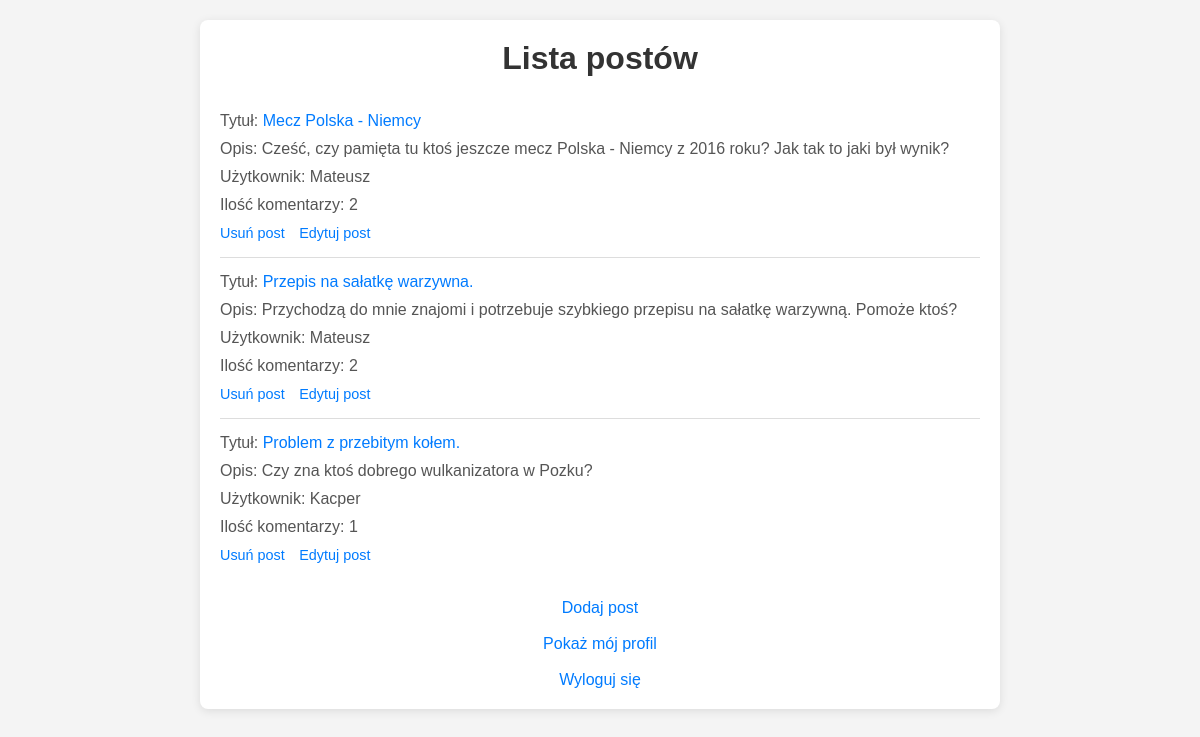
The page /posts/ (signed in) on the database its author committed.
### posts/models.py (models this page shows, shortened)
class Post(models.Model):
    user = models.ForeignKey(User, on_delete=models.CASCADE)
    title = models.CharField(max_length=300)
    description = models.TextField(null=True, blank=True)
    created_at = models.DateTimeField(auto_now_add=True)

### posts/views.py (the view)
# urls.py: path('posts/', show_posts, name='post-list'),
@login_required
def show_posts(request):
    posts = Post.objects.all()
    comments = Comment.objects.all()
    return render(request, 'posts/posts.html', {'posts':posts, 'comments':comments})

### posts/templates/posts/posts.html (shortened to what this page needs)
<!DOCTYPE html>
<html lang="en">
<head>
</head>
<body>
    <div class="blog-container">
        <h1>Lista postów</h1>
        <ul>
            {% for post in posts %}
            <li>
                <p>Tytuł:<a href="{% url 'choose-post' post.id %}"> {{ post.title }}</a></p>
                <p>Opis: {{ post.description }}</p>
                <p>Użytkownik: {{ post.user }}</p>
                <p>Ilość komentarzy: {{ post.comment_set.count }}</p>
                {% if request.user == post.user or request.user.username == 'Mateusz' %}
                <div class="post-actions">
                    <a href="{% url 'delete-post' post.id %}">Usuń post</a>
                    <a href="{% url 'edit-post' post.id %}">Edytuj post</a>
                </div>
                {% endif %}
            </li>
            {% empty %}
            <p>brak postów</p>
            {% endfor %}
        </ul>
        <div class="nav-links">
            <a href="{% url 'add-post' %}">Dodaj post</a>
            <br><br>
            <a href="{% url 'user-profile' %}">Pokaż mój profil</a>
            <br><br>
            <a href="{% url 'logout' %}">Wyloguj się</a>
        </div>
    </div>
</body>
</html>

### posts/templates/posts/posts.html (style rules this page uses)
* { margin: 0; padding: 0; box-sizing: border-box; }
body { font-family: Arial, sans-serif; background-color: #f4f4f4; padding: 20px; }
.blog-container { max-width: 800px; margin: 0 auto; background: #fff; padding: 20px; border-radius: 8px; box-shadow: 0 2px 10px rgba(0, 0, 0, 0.1); }
h1 { text-align: center; margin-bottom: 20px; color: #333; }
ul { list-style: none; }
li { border-bottom: 1px solid #ddd; padding: 15px 0; }
li:last-child { border-bottom: none; }
li p { margin-bottom: 10px; color: #555; }
li a { color: #007BFF; text-decoration: none; }
.post-actions a { margin-right: 10px; font-size: 0.9em; }
.nav-links { text-align: center; margin-top: 20px; }
.nav-links a { margin: 0 10px; color: #007BFF; text-decoration: none; }

### rows shown on the page
Post: title "Mecz Polska - Niemcy", description "Cześć, czy pamięta tu ktoś jeszcze mecz Polska - Niemcy z 2016 roku? Jak tak to jaki był wynik?", user "Mateusz", comment_set.count "2", shows "Usuń post"
Post: title "Przepis na sałatkę warzywna.", description "Przychodzą do mnie znajomi i potrzebuje szybkiego przepisu na sałatkę warzywną. Pomoże ktoś?", user "Mateusz", comment_set.count "2", shows "Usuń post"
Post: title "Problem z przebitym kołem.", description "Czy zna ktoś dobrego wulkanizatora w Pozku?", user "Kacper", comment_set.count "1", shows "Usuń post"
